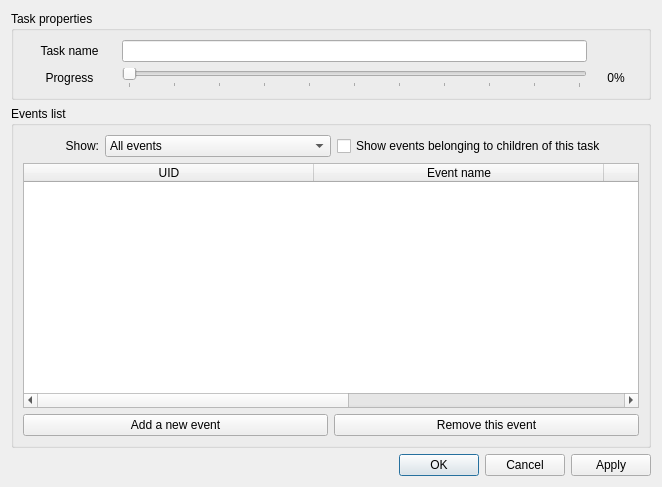
<?xml version="1.0" encoding="UTF-8"?>
<ui version="4.0">
 <class>TaskPropertiesDialog</class>
 <widget class="QDialog" name="TaskPropertiesDialog">
  <property name="geometry">
   <rect>
    <x>0</x>
    <y>0</y>
    <width>662</width>
    <height>487</height>
   </rect>
  </property>
  <property name="windowTitle">
   <string>Task properties</string>
  </property>
  <layout class="QVBoxLayout" name="verticalLayout" stretch="1,5,1">
   <item>
    <widget class="QGroupBox" name="groupBox_3">
     <property name="title">
      <string>Task properties</string>
     </property>
     <layout class="QHBoxLayout" name="horizontalLayout_2">
      <item>
       <layout class="QGridLayout" name="gridLayout" columnstretch="2,10,1">
        <item row="0" column="1">
         <widget class="QLineEdit" name="taskNameEdit"/>
        </item>
        <item row="1" column="2">
         <widget class="QLabel" name="progressValue">
          <property name="text">
           <string>0%</string>
          </property>
          <property name="alignment">
           <set>Qt::AlignCenter</set>
          </property>
         </widget>
        </item>
        <item row="0" column="0">
         <widget class="QLabel" name="label">
          <property name="text">
           <string>&lt;html&gt;&lt;head/&gt;&lt;body&gt;&lt;p align=&quot;center&quot;&gt;Task name&lt;/p&gt;&lt;/body&gt;&lt;/html&gt;</string>
          </property>
         </widget>
        </item>
        <item row="1" column="0">
         <widget class="QLabel" name="label_2">
          <property name="text">
           <string>&lt;html&gt;&lt;head/&gt;&lt;body&gt;&lt;p align=&quot;center&quot;&gt;Progress&lt;/p&gt;&lt;/body&gt;&lt;/html&gt;</string>
          </property>
         </widget>
        </item>
        <item row="1" column="1">
         <widget class="QSlider" name="progressSlider">
          <property name="maximum">
           <number>100</number>
          </property>
          <property name="orientation">
           <enum>Qt::Horizontal</enum>
          </property>
          <property name="tickPosition">
           <enum>QSlider::TicksBelow</enum>
          </property>
          <property name="tickInterval">
           <number>10</number>
          </property>
         </widget>
        </item>
       </layout>
      </item>
     </layout>
    </widget>
   </item>
   <item>
    <widget class="QGroupBox" name="groupBox_4">
     <property name="title">
      <string>Events list</string>
     </property>
     <layout class="QVBoxLayout" name="verticalLayout_4">
      <item>
       <layout class="QVBoxLayout" name="verticalLayout_3">
        <item>
         <layout class="QVBoxLayout" name="verticalLayout_2">
          <item>
           <layout class="QHBoxLayout" name="horizontalLayout_3" stretch="1,3,4">
            <item>
             <widget class="QLabel" name="label_3">
              <property name="text">
               <string>Show:</string>
              </property>
              <property name="alignment">
               <set>Qt::AlignRight|Qt::AlignTrailing|Qt::AlignVCenter</set>
              </property>
             </widget>
            </item>
            <item>
             <widget class="QComboBox" name="comboBox">
              <item>
               <property name="text">
                <string>All events</string>
               </property>
              </item>
              <item>
               <property name="text">
                <string>Only events that occured today</string>
               </property>
              </item>
              <item>
               <property name="text">
                <string>Only events that occurend this week</string>
               </property>
              </item>
             </widget>
            </item>
            <item>
             <widget class="QCheckBox" name="checkBox">
              <property name="text">
               <string>Show events belonging to children of this task</string>
              </property>
             </widget>
            </item>
           </layout>
          </item>
          <item>
           <widget class="QTableWidget" name="tableEvents">
            <property name="alternatingRowColors">
             <bool>true</bool>
            </property>
            <property name="verticalScrollMode">
             <enum>QAbstractItemView::ScrollPerPixel</enum>
            </property>
            <property name="horizontalScrollMode">
             <enum>QAbstractItemView::ScrollPerPixel</enum>
            </property>
            <attribute name="horizontalHeaderDefaultSectionSize">
             <number>290</number>
            </attribute>
            <attribute name="horizontalHeaderStretchLastSection">
             <bool>true</bool>
            </attribute>
            <attribute name="verticalHeaderVisible">
             <bool>false</bool>
            </attribute>
            <column>
             <property name="text">
              <string>UID</string>
             </property>
            </column>
            <column>
             <property name="text">
              <string>Event name</string>
             </property>
            </column>
            <column>
             <property name="text">
              <string>Start time</string>
             </property>
            </column>
            <column>
             <property name="text">
              <string>End time</string>
             </property>
            </column>
           </widget>
          </item>
         </layout>
        </item>
       </layout>
      </item>
      <item>
       <layout class="QHBoxLayout" name="horizontalLayout_5">
        <item>
         <widget class="QPushButton" name="addEventButton">
          <property name="text">
           <string>Add a new event</string>
          </property>
         </widget>
        </item>
        <item>
         <widget class="QPushButton" name="deleteEventButton">
          <property name="text">
           <string>Remove this event</string>
          </property>
         </widget>
        </item>
       </layout>
      </item>
     </layout>
    </widget>
   </item>
   <item>
    <widget class="QDialogButtonBox" name="buttonBox">
     <property name="orientation">
      <enum>Qt::Horizontal</enum>
     </property>
     <property name="standardButtons">
      <set>QDialogButtonBox::Apply|QDialogButtonBox::Cancel|QDialogButtonBox::Ok</set>
     </property>
    </widget>
   </item>
  </layout>
 </widget>
 <resources/>
 <connections>
  <connection>
   <sender>buttonBox</sender>
   <signal>accepted()</signal>
   <receiver>TaskPropertiesDialog</receiver>
   <slot>accept()</slot>
   <hints>
    <hint type="sourcelabel">
     <x>248</x>
     <y>254</y>
    </hint>
    <hint type="destinationlabel">
     <x>157</x>
     <y>274</y>
    </hint>
   </hints>
  </connection>
  <connection>
   <sender>buttonBox</sender>
   <signal>rejected()</signal>
   <receiver>TaskPropertiesDialog</receiver>
   <slot>reject()</slot>
   <hints>
    <hint type="sourcelabel">
     <x>316</x>
     <y>260</y>
    </hint>
    <hint type="destinationlabel">
     <x>286</x>
     <y>274</y>
    </hint>
   </hints>
  </connection>
 </connections>
</ui>
